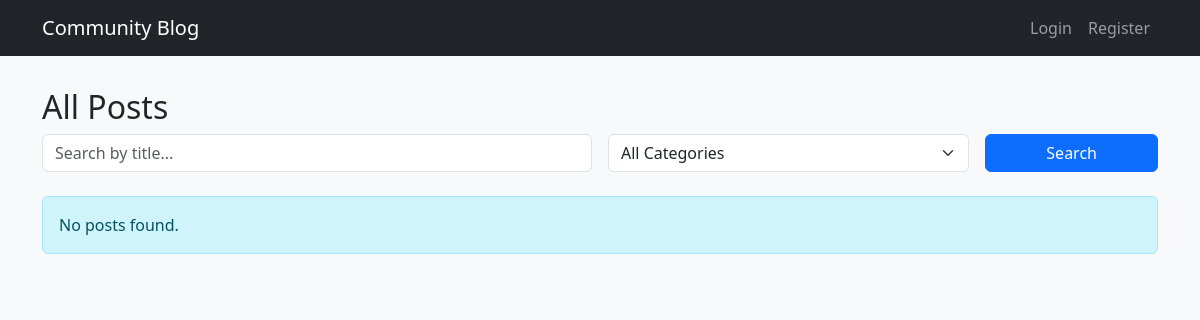
/blog/, run on an earlier commit of the app's database.
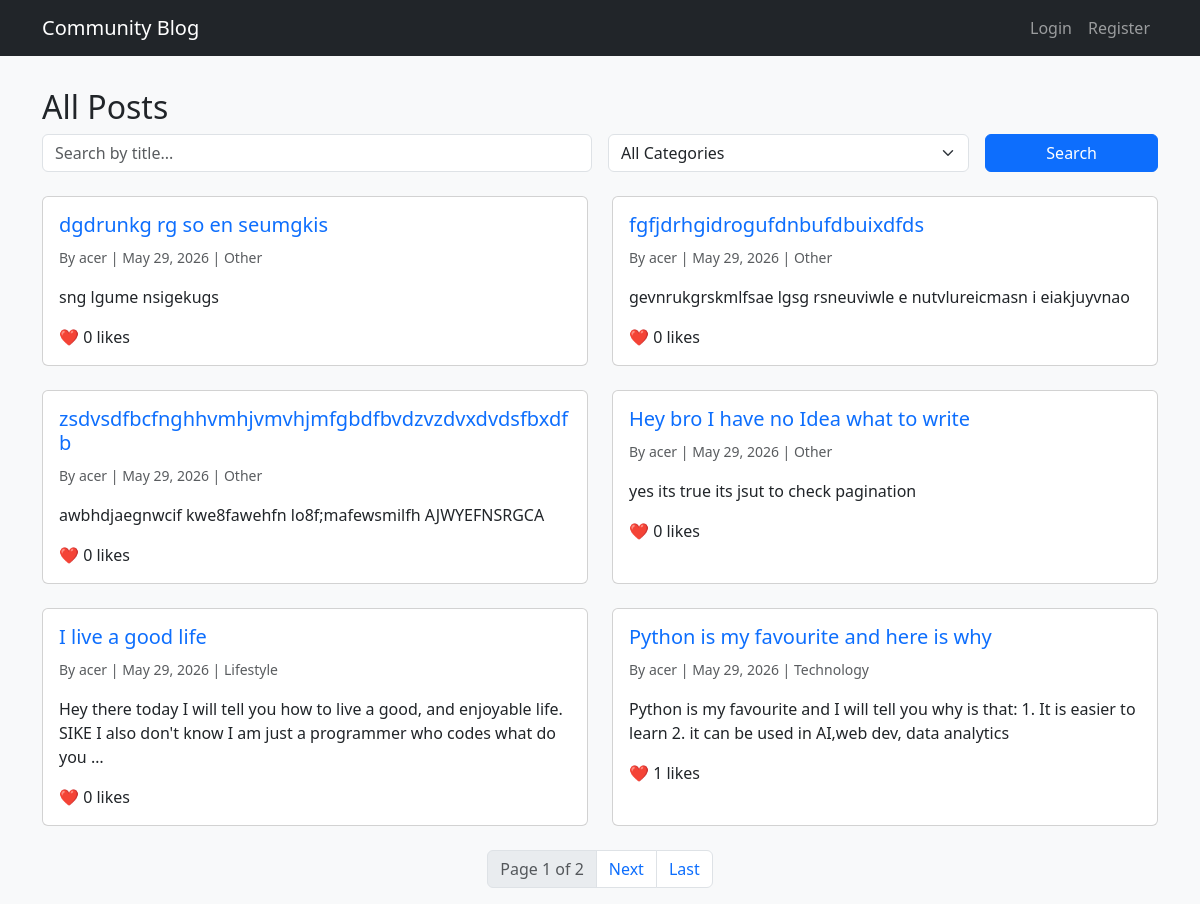
And on a later commit of the database.
### blog/models.py (models this page shows, shortened)
class Post(models.Model):
    CATEGORY_CHOICES = [
        ('tech','Technology'),
        ('lifestyle','Lifestyle'),
        ('travel','Travel'),
        ('food','Food'),
        ('other','Other'),
    ]
    title = models.CharField(max_length = 200)
    slug = models.SlugField(max_length = 200, unique = True, blank = True)
    body = models.TextField()
    author = models.ForeignKey(User, on_delete = models.CASCADE, related_name='posts')
    category = models.CharField(max_length=20, choices = CATEGORY_CHOICES, default='other')
    created_at = models.DateTimeField(auto_now_add=True)
    updated_at = models.DateTimeField(auto_now = True)
    class Meta:
        ordering = ['-created_at']

### blog/views.py (the view)
# urls.py: path('', views.post_list, name='post-list'),
def post_list(request):
    query = request.GET.get('q', '')
    category = request.GET.get('category', '')
    posts = Post.objects.all()
    if query:
        posts = posts.filter(title__icontains=query)
    if category:
        posts = posts.filter(category=category)
    posts = posts.order_by('-created_at')
    paginator = Paginator(posts, 6)
    page_number = request.GET.get('page')
    page_obj = paginator.get_page(page_number)
    context = {
        'page_obj': page_obj,
        'query': query,
        'category': category,
        'category_choices': Post.CATEGORY_CHOICES,
    }
    return render(request, 'blog/post_list.html', context)

### blog/templates/blog/post_list.html (shortened to what this page needs)
{% extends 'base.html' %}
{% block content %}
<h2>All Posts</h2>
<form method="get" class="row g-3 mb-4">
    <div class="col-md-6">
        <input type="text" name="q" class="form-control" placeholder="Search by title..." value="{{ query }}">
    </div>
    <div class="col-md-4">
        <select name="category" class="form-select">
            <option value="">All Categories</option>
        </select>
    </div>
    <div class="col-md-2 d-grid gap-2">
        <button type="submit" class="btn btn-primary">Search</button>
    </div>
</form>
{% if page_obj.object_list %}
    <div class="row">
        {% for post in page_obj %}
            <div class="col-md-6 mb-4">
                <div class="card h-100">
                    <div class="card-body">
                        <h5 class="card-title">
                            <a href="{% url 'post-detail' post.slug %}" class="text-decoration-none">{{ post.title }}</a>
                        </h5>
                        <p class="card-text">
                            <small class="text-muted">
                                By {{ post.author.username }} | {{ post.created_at|date:"F d, Y" }} | {{ post.get_category_display }}
                            </small>
                        </p>
                        <p class="card-text">{{ post.body|truncatewords:30 }}</p>
                        <span>❤️ {{ post.likes.count }} likes</span>
                    </div>
                </div>
            </div>
        {% endfor %}
    </div>
    {% if page_obj.paginator.num_pages > 1 %}
        <nav aria-label="Page navigation">
            <ul class="pagination justify-content-center">
                <li class="page-item disabled"><span class="page-link">Page {{ page_obj.number }} of {{ page_obj.paginator.num_pages }}</span></li>
                {% if page_obj.has_next %}
                    <li class="page-item"><a class="page-link" href="?page={{ page_obj.next_page_number }}&q={{ query }}&category={{ category }}">Next</a></li>
                    <li class="page-item"><a class="page-link" href="?page={{ page_obj.paginator.num_pages }}&q={{ query }}&category={{ category }}">Last</a></li>
                {% endif %}
            </ul>
        </nav>
    {% endif %}
{% else %}
    <div class="alert alert-info">No posts found.</div>
{% endif %}
{% endblock %}

### templates/base.html (shortened to what this page needs)
{% load static %}
<!DOCTYPE html>
<html lang="en">
<head>
    <link href="https://cdn.jsdelivr.net/npm/bootstrap@5.3.0/dist/css/bootstrap.min.css" rel="stylesheet">
    <link rel="stylesheet" href="{% load static %}{% static 'css/style.css' %}">
</head>
<body>
    <nav class="navbar navbar-expand-lg navbar-dark bg-dark">
        <div class="container">
            <a class="navbar-brand" href="{% url 'post-list' %}">Community Blog</a>
            <div class="collapse navbar-collapse" id="navbarNav">
                <ul class="navbar-nav ms-auto">
                    {% if user.is_authenticated %}
                        <li class="nav-item">
                            <a class="nav-link" href="{% url 'post-create' %}">New Post</a>
                        </li>
                        <li class="nav-item">
                            <a class="nav-link" href="{% url 'profile' %}">Profile</a>
                        </li>
                        <li class="nav-item">
                            <form action="{% url 'logout' %}" method="post" class="d-inline">
                                {% csrf_token %}
                                <button type="submit" class="btn nav-link" style="border:none; background:none;">Logout</button>
                            </form>
                        </li>
                    {% else %}
                        <li class="nav-item">
                            <a class="nav-link" href="{% url 'login' %}">Login</a>
                        </li>
                        <li class="nav-item">
                            <a class="nav-link" href="{% url 'register' %}">Register</a>
                        </li>
                    {% endif %}
                </ul>
            </div>
        </div>
    </nav>
    <main class="container mt-4">
        {% block content %}
        {% endblock %}
    </main>
</body>
</html>

### static/css/style.css (style rules this page uses)
body { background-color: #f8f9fa; }
.navbar { margin-bottom: 2rem; }

What changed in the data, as far as the page shows it:
added Post: title "dgdrunkg rg so en seumgkis", author.username "acer", created_at "May 29, 2026", category "Other", body "sng lgume nsigekugs", likes.count "0"
added Post: title "fgfjdrhgidrogufdnbufdbuixdfds", author.username "acer", created_at "May 29, 2026", category "Other", body "gevnrukgrskmlfsae lgsg rsneuviwle e nutvlureicmasn i eiakjuyvnao", likes.count "0"
added Post: title "zsdvsdfbcfnghhvmhjvmvhjmfgbdfbvdzvzdvxdvdsfbxdfb", author.username "acer", created_at "May 29, 2026", category "Other", body "awbhdjaegnwcif kwe8fawehfn lo8f;mafewsmilfh AJWYEFNSRGCA", likes.count "0"
added Post: title "Hey bro I have no Idea what to write", author.username "acer", created_at "May 29, 2026", category "Other", body "yes its true its jsut to check pagination", likes.count "0"
added Post: title "I live a good life", author.username "acer", created_at "May 29, 2026", category "Lifestyle", body "Hey there today I will tell you how to live a good, and enjoyable life. SIKE I also don't know I am just a programmer who codes what do you …", likes.count "0"
added Post: title "Python is my favourite and here is why", author.username "acer", created_at "May 29, 2026", category "Technology", body "Python is my favourite and I will tell you why is that: 1. It is easier to learn 2. it can be used in AI,web dev, data analytics", likes.count "1"
Also different on the page:
{{ page_obj.number }}: (not shown) → "1"
{{ page_obj.paginator.num_pages }}: (not shown) → "2"
text no longer shown: "No posts found."
text now shown: "Page of Next Last"
